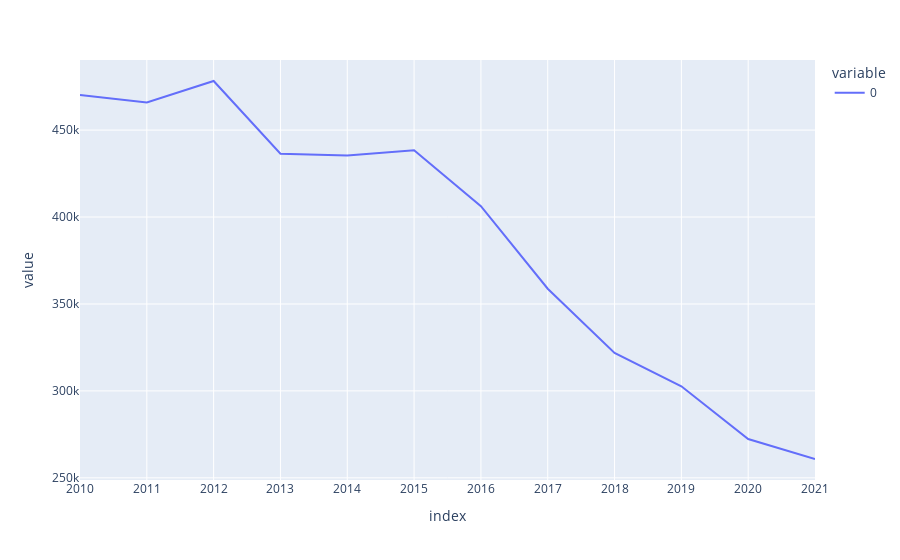

The code cell stored with this chart in its notebook:
### Markdown cell above
## E. 시각화1,2,3 수정

`-` 시각화1의 수정

### Code cell
df.set_index('지역/연도[6]')\
.applymap(lambda x: 0 if x == '-' else float(x))\
.applymap(lambda x: x*1000 if x<1000 else x)\
.iloc[:-1,:]\
.sum(axis=0)\
.plot.line(backend='plotly')

### Figure 1 — Plotly figure (JSON) as saved in the notebook; plotly's stock layout.template omitted (floating-point values rounded to 4 significant figures)
{"data": [{"hovertemplate": "variable=0<br>index=%{x}<br>value=%{y}<extra></extra>", "legendgroup": "0", "line": {"color": "#636efa", "dash": "solid"}, "marker": {"symbol": "circle"}, "mode": "lines", "name": "0", "orientation": "v", "showlegend": true, "type": "scatter", "x": ["2010", "2011", "2012", "2013", "2014", "2015", "2016", "2017", "2018", "2019", "2020", "2021"], "xaxis": "x", "y": [470171, 465905, 478241, 436455, 435435, 438420, 406243, 358771, 321845, 302676, 272300, 260832], "yaxis": "y"}], "layout": {"autosize": true, "legend": {"title": {"text": "variable"}, "tracegroupgap": 0}, "margin": {"t": 60}, "xaxis": {"anchor": "y", "autorange": true, "domain": [0, 1], "range": [0, 11], "title": {"text": "index"}, "type": "category"}, "yaxis": {"anchor": "x", "autorange": true, "domain": [0, 1], "range": [248800.0, 490300.0], "title": {"text": "value"}, "type": "linear"}}}
